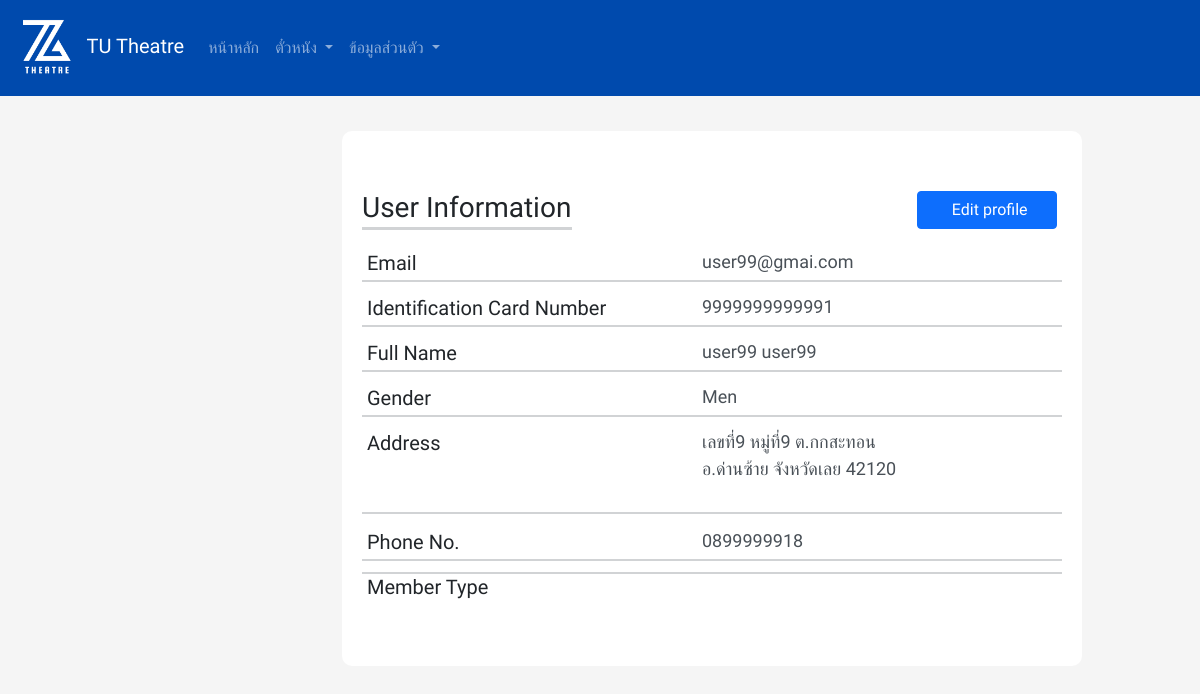
The page /Profile.php (signed in) on the database its author committed.
### tables this page shows
CREATE TABLE `user_account` (
  `ID` varchar(13) NOT NULL,
  `Password` varchar(50) NOT NULL,
  `FirstName` varchar(50) NOT NULL,
  `LastName` varchar(50) NOT NULL,
  `BirthDay` date DEFAULT NULL,
  `Gender` varchar(1) DEFAULT NULL,
  `Email` varchar(100) NOT NULL,
  `HouseNo` varchar(6) DEFAULT NULL,
  `MO` varchar(3) DEFAULT NULL,
  `District` varchar(50) NOT NULL
);

CREATE TABLE `p_district` (
  `District` varchar(50) NOT NULL,
  `Amphurs` varchar(50) NOT NULL,
  `Province` varchar(50) NOT NULL,
  `Zipcode` varchar(5) NOT NULL
);

CREATE TABLE `p_tel` (
  `Tel` varchar(10) NOT NULL,
  `ID` varchar(13) NOT NULL
);

### Profile.php (the view, shortened to what this page needs)
<!DOCTYPE html>
<html lang="en">
<head>
    <link rel="stylesheet" href="bootstrap/css/profile_bootstrap.min.css">
    <link rel="stylesheet" href="css/user-img.css">
</head>
<body style="font-family: Kanit, sans-serif;background: rgb(245,245,245);">
    <?php if (isset($_SESSION['ID'])):?>
    <?php
      include("server.php");
      $ID=$_SESSION['ID'];
      $query="SELECT * FROM user_account WHERE ID='$ID'";
      $result=mysqli_query($conn,$query);
      $data=mysqli_fetch_assoc($result);
      $query="SELECT * FROM p_district WHERE District='$data[District]'";
      $result=mysqli_query($conn,$query);
      $address=mysqli_fetch_assoc($result);
      $query="SELECT * FROM p_tel WHERE ID=$data[ID]";
      $result=mysqli_query($conn,$query);
      $numphone=mysqli_fetch_assoc($result);
    ?>
    <nav class="navbar navbar-expand-lg navbar-dark"  style="background-color: #004aad;">
        <div class="container-fluid">
                <a class="navbar-brand" href="Home.php">
                    <img class="rounded" src="img/TUTheareLogo.png" alt="" width="70" height="70">
                    TU Theatre
                  </a>
          <div class="collapse navbar-collapse" id="navbarScroll">
            <ul class="navbar-nav me-auto my-2 my-lg-0 navbar-nav-scroll" style="--bs-scroll-height: 100px;">
              <li class="nav-item">
                <a class="nav-link" href="Home.php">หน้าหลัก</a>
              </li>
              <li class="nav-item dropdown">
                <a class="nav-link dropdown-toggle" href="#" id="navbarScrollingDropdown" role="button" data-bs-toggle="dropdown" aria-expanded="false">
                  ตั๋วหนัง
                </a>
              <li>
              <li class="nav-item dropdown">
                <a class="nav-link dropdown-toggle" href="#" id="navbarScrollingDropdown" role="button" data-bs-toggle="dropdown" aria-expanded="false">
                  ข้อมูลส่วนตัว
                </a>
              </li>
            </ul>
          </div>
        </div>
      </nav>
    <div class="container" style="margin-top: 15px;">
        <div class="row">
            <div class="col-md-6" style="width: 300px;">
            </div>
            <div class="col-md-6" style="width: 765px;">
                <div class="user-grid" style="height: 535px;width: 740px;background: #ffffff;border-radius: 10px;border: 5px ">
                  <div class="profile-header" style="height: 40px;margin: 20px;"></div>
                  <div class="profile-header" style="height: 40px;margin: 20px;">
                        <h3>User Information</h3><button class="btn btn-primary edit-profile-button" type="button" style="margin-top: -70px;margin-left: 555px;width: 140.3906px;" onclick="window.location.href='Edit.php'"><i class="fas fa-user-edit" style="margin-right: 5px;"></i>Edit profile</button>
                        <hr style="height: 3px;margin-top: -30px;width: 210px;background: #495057;">
                    </div>
                    <div style="height: 340px;margin: 20px;">
                        <div style="height: 30px;">
                            <h5 style="width: 330px;"><i class="far fa-list-alt" style="margin-right: 5px;"></i>Email</h5>
                            <p style="color: #495057;margin-bottom: 0px;width: 358px;margin-left: 340px;margin-top: -35px;font-size: 18px;"><?php echo($data['Email']);?></p>
                            <hr style="margin-top: 5px;background: #495057;height: 2px;">
                        </div>
                        <div style="height: 30px;margin-top: 15px;">
                            <h5 style="width: 330px;"><i class="far fa-id-card" style="margin-right: 5px;"></i>Identification Card Number<br></h5>
                            <p style="color: #495057;margin-bottom: 0px;width: 358px;margin-left: 340px;margin-top: -35px;font-size: 18px;"><?php echo($data['ID'])?><br></p>
                            <hr style="margin-top: 5px;background: #495057;height: 2px;">
                        </div>
                        <div style="height: 30px;margin-top: 15px;">
                            <h5 style="width: 330px;"><i class="fas fa-user" style="margin-right: 5px;"></i>Full Name</h5>
                            <p style="color: #495057;margin-bottom: 0px;width: 358px;margin-left: 340px;margin-top: -35px;font-size: 18px;"><?php echo($data['FirstName'])?>&nbsp;<?php echo($data['LastName'])?><br></p>
                            <hr style="margin-top: 5px;background: #495057;height: 2px;">
                        </div>
                        <div style="height: 30px;margin-top: 15px;">
                            <h5 style="width: 330px;"><i class="fas fa-transgender-alt" style="margin-right: 5px;"></i>Gender</h5>
                            <p style="color: #495057;margin-bottom: 0px;width: 358px;margin-left: 340px;margin-top: -35px;font-size: 18px;">
                            <?php
                      if ($data['Gender']=='M') echo("Men");
                      else if ($data['Gender']=='F') echo("Women");
                      else if ($data['Gender']=='L') echo("LGBTQ");
                      else if ($data['Gender']=='N') echo("ไม่ระบุ");
                            ?></p>
                            <hr style="margin-top: 5px;background: #495057;height: 2px;">
                        </div>
                        <div style="height: 30px;margin-top: 15px;">
                            <h5 style="width: 330px;"><i class="far fa-address-book" style="margin-right: 5px;"></i>Address</h5>
                            <p style="color: #495057;margin-bottom: 0px;width: 358px;margin-left: 340px;margin-top: -35px;font-size: 18px;height: 55px;">
                            <?php
                                  if($data['HouseNo']!="")echo("เลขที่".$data['HouseNo']." ");
                                  if ($data['MO']!="")echo("หมู่ที่".$data['MO']." "); echo("ต.".$data['District']);
                            ?><br>
                            <?php
                                  echo("อ.".$address['Amphurs']." จังหวัด".$address['Province']." ".$address['Zipcode']);
                            ?>
                            <br></p>
                            <br><hr style="margin-top: 5px;background: #495057;height: 2px;">
                            <div style="height: 30px;margin-top: 15px;">
                                <h5 style="width: 330px;"><i class="fas fa-phone-alt" style="margin-right: 5px;"></i>Phone No.</h5>
                                <p style="color: #495057;margin-bottom: 0px;width: 358px;margin-left: 340px;margin-top: -35px;font-size: 18px;"><?php echo($numphone['Tel'])?></p>
                                <hr style="margin-top: 5px;background: #495057;height: 2px;">
                            </div>
                            <div style="height: 30px;margin-top: 15px;">
                                <h5 style="width: 330px;"><i class="fas fa-business-time" style="margin-right: 5px;"></i>Member Type<br></h5>
                                <hr style="margin-top: 5px;background: #495057;height: 2px;">
                            </div>
                        </div>
                    </div>
                </div>
            </div>
        </div>
    </div>
    <?php endif?>
</body>
</html>

### rows shown on the page
user_account: Email "user99@gmai.com", ID "9999999999991", FirstName "user99", LastName "user99", HouseNo "9", MO "9", District "กกสะทอน"
p_district: Amphurs "ด่านซ้าย", Province "เลย", Zipcode "42120"
p_tel: Tel "0899999918"
